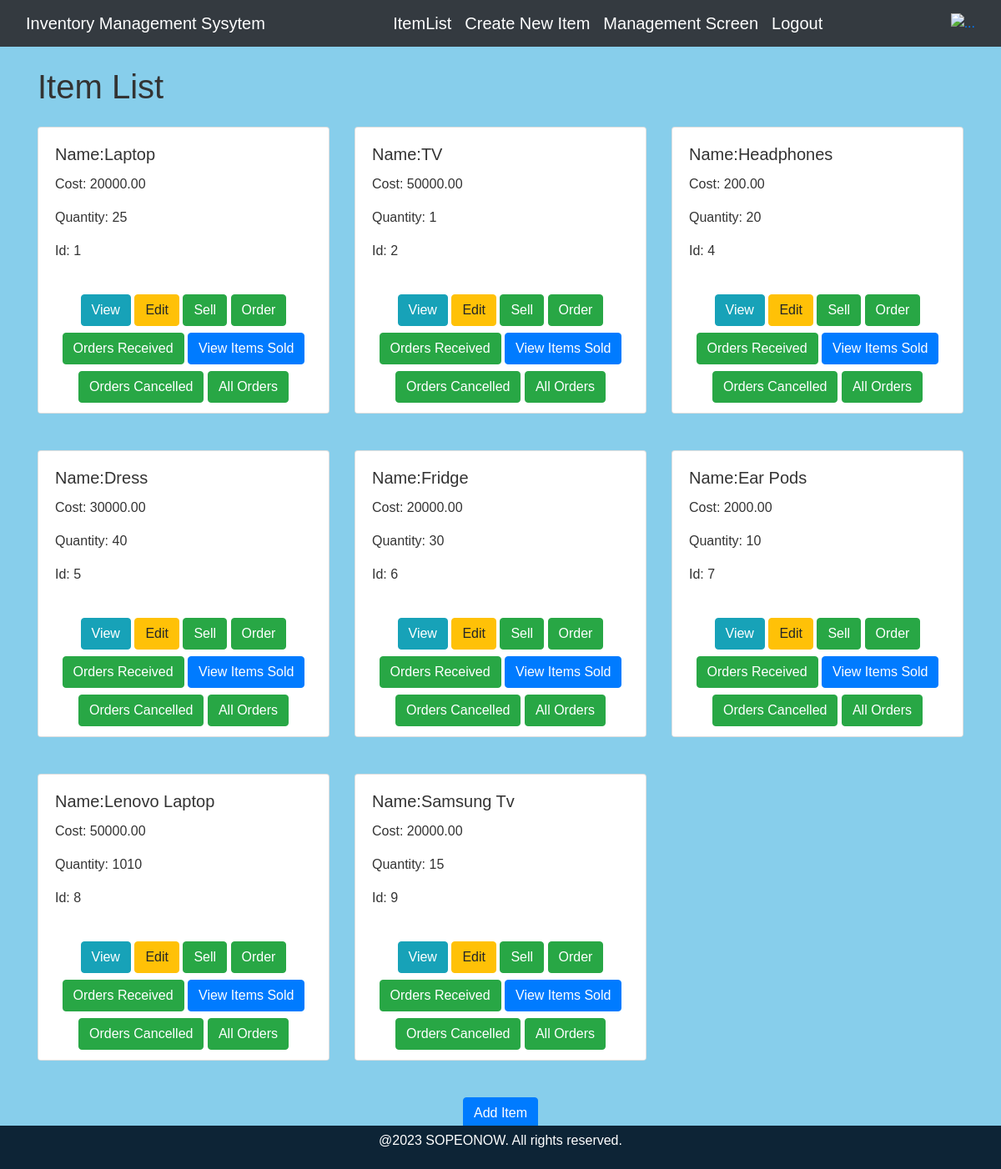
/IMS/itemList/ (signed in), run on the app's committed database.
### IMS/models.py (models this page shows, shortened)
class Inventory(models.Model):
    id = models.AutoField(primary_key=True)
    name = models.CharField(max_length=100)
    iin = models.CharField(max_length=100, default=uuid.uuid4)  # Item Identification Number
    cost = models.DecimalField(max_digits=10, decimal_places=2)
    quantity = models.PositiveIntegerField()
    quantity_sold = models.PositiveIntegerField(default=0)
    selling_price = models.DecimalField(max_digits=10, decimal_places=2)
    profit_earned = models.DecimalField(max_digits=10, decimal_places=2,default=0)
    revenue = models.DecimalField(max_digits=10, decimal_places=2,default=0)

### IMS/views.py (the view)
# urls.py: path('itemList/',views.itemList, name = "itemList"),
def itemList(request):
    items = Inventory.objects.all()
    return render(request, 'itemList/index.html', {'items': items})

### IMS/templates/itemList/index.html (shortened to what this page needs)
{% extends 'main/ss.html'%}
{% block body %}
<div class="container mt-4">
    <h1 class="mb-4">Item List</h1>
    <div class="row">
        {% for item in items %}
        <div class="col-lg-4 col-md-6 col-sm-12 mb-4">
            <div class="card" id="card_{{ item.id }}">
                <div class="card-body">
                    <h5 class="card-title">Name:{{ item.name }}</h5>
                    <p class="card-text">Cost: {{ item.selling_price }}</p>
                    <p class="card-text">Quantity: {{ item.quantity }}</p>
                    <p class="card-text">Id: {{ item.id }}</p>
                </div>
                <div class="card-footer">
                    <a class="btn btn-info mt-2" href="{% url 'itemDetails' item.id%}">View</a>
                    <a href="{% url 'editItem' item.id %}" class="btn btn-warning mt-2">Edit</a>
                    <a href="{% url 'sellItem' item.id%}" class="btn btn-success mt-2">Sell</a>
                    <a href="{% url 'createOrders' item.id%}" class="btn btn-success mt-2">Order</a>
                    <a href="{% url 'ordersReceived' item.id%}" class="btn btn-success mt-2">Orders Received</a>
                    <a href="{% url 'itemsSold' item.id %}" class="btn btn-primary mt-2">View Items Sold</a>
                    <a href="{% url 'ordersCancelled' item.id%}" class="btn btn-success mt-2">Orders Cancelled</a>
                    <a href="{% url 'allOrders' item.id%}" class="btn btn-success mt-2">All Orders</a>
                </div>
            </div>
        </div>
        {% endfor %}
    </div>
    <div class="text-center">
        <a href="{% url 'createNewItem' %}" class="btn btn-primary mb-5">Add Item</a>
    </div>
</div>
{% endblock %}

### data on the page
Inventory: name "Laptop", selling_price "20000.00", quantity "25", id "1"
Inventory: name "TV", selling_price "50000.00", quantity "1", id "2"
Inventory: name "Headphones", selling_price "200.00", quantity "20", id "4"
Inventory: name "Dress", selling_price "30000.00", quantity "40", id "5"
Inventory: name "Fridge", selling_price "20000.00", quantity "30", id "6"
Inventory: name "Ear Pods", selling_price "2000.00", quantity "10", id "7"
Inventory: name "Lenovo Laptop", selling_price "50000.00", quantity "1010", id "8"
Inventory: name "Samsung Tv", selling_price "20000.00", quantity "15", id "9"
